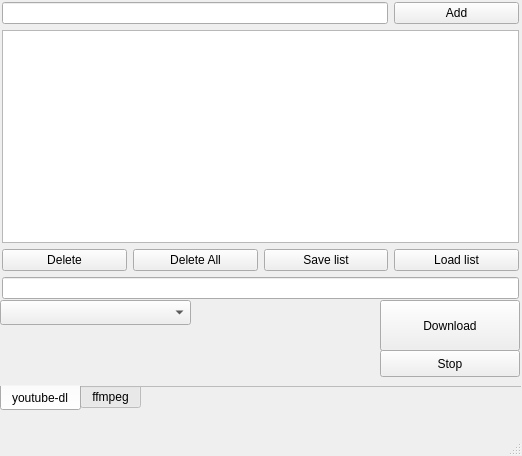
<?xml version="1.0" encoding="UTF-8"?>
<ui version="4.0">
 <class>mainUI</class>
 <widget class="QMainWindow" name="mainUI">
  <property name="geometry">
   <rect>
    <x>0</x>
    <y>0</y>
    <width>522</width>
    <height>456</height>
   </rect>
  </property>
  <property name="windowTitle">
   <string>tubeqt</string>
  </property>
  <widget class="QWidget" name="widgetCentral">
   <property name="autoFillBackground">
    <bool>true</bool>
   </property>
   <widget class="QWidget" name="gridLayoutWidget">
    <property name="geometry">
     <rect>
      <x>0</x>
      <y>0</y>
      <width>521</width>
      <height>411</height>
     </rect>
    </property>
    <layout class="QGridLayout" name="layoutMain">
     <item row="2" column="0">
      <widget class="QTabWidget" name="widgetTab">
       <property name="tabPosition">
        <enum>QTabWidget::South</enum>
       </property>
       <property name="currentIndex">
        <number>0</number>
       </property>
       <property name="documentMode">
        <bool>true</bool>
       </property>
       <widget class="QWidget" name="tubeTab">
        <property name="autoFillBackground">
         <bool>true</bool>
        </property>
        <attribute name="title">
         <string>youtube-dl</string>
        </attribute>
        <widget class="QWidget" name="gridLayoutWidget_2">
         <property name="geometry">
          <rect>
           <x>0</x>
           <y>0</y>
           <width>521</width>
           <height>301</height>
          </rect>
         </property>
         <layout class="QGridLayout" name="tubeLayout">
          <property name="leftMargin">
           <number>2</number>
          </property>
          <property name="topMargin">
           <number>2</number>
          </property>
          <property name="rightMargin">
           <number>2</number>
          </property>
          <property name="bottomMargin">
           <number>2</number>
          </property>
          <item row="2" column="2">
           <widget class="QPushButton" name="buttonSaveList">
            <property name="text">
             <string>Save list</string>
            </property>
           </widget>
          </item>
          <item row="0" column="3">
           <widget class="QPushButton" name="buttonAdd">
            <property name="text">
             <string>Add</string>
            </property>
           </widget>
          </item>
          <item row="2" column="1">
           <widget class="QPushButton" name="buttonDeleteAll">
            <property name="text">
             <string>Delete All</string>
            </property>
           </widget>
          </item>
          <item row="2" column="0">
           <widget class="QPushButton" name="buttonDelete">
            <property name="text">
             <string>Delete</string>
            </property>
           </widget>
          </item>
          <item row="2" column="3">
           <widget class="QPushButton" name="buttonLoadList">
            <property name="text">
             <string>Load list</string>
            </property>
           </widget>
          </item>
          <item row="1" column="0" colspan="4">
           <widget class="QListWidget" name="listURL"/>
          </item>
          <item row="4" column="0" colspan="4">
           <widget class="QLineEdit" name="linePreset"/>
          </item>
          <item row="0" column="0" colspan="3">
           <widget class="QLineEdit" name="lineURL"/>
          </item>
         </layout>
        </widget>
        <widget class="QComboBox" name="comboPreset">
         <property name="geometry">
          <rect>
           <x>0</x>
           <y>300</y>
           <width>191</width>
           <height>25</height>
          </rect>
         </property>
        </widget>
        <widget class="QPushButton" name="buttonDownload">
         <property name="geometry">
          <rect>
           <x>380</x>
           <y>300</y>
           <width>140</width>
           <height>51</height>
          </rect>
         </property>
         <property name="text">
          <string>Download</string>
         </property>
        </widget>
        <widget class="QPushButton" name="buttonStop">
         <property name="geometry">
          <rect>
           <x>380</x>
           <y>350</y>
           <width>140</width>
           <height>27</height>
          </rect>
         </property>
         <property name="text">
          <string>Stop</string>
         </property>
        </widget>
       </widget>
       <widget class="QWidget" name="ffmpegTab">
        <property name="autoFillBackground">
         <bool>true</bool>
        </property>
        <attribute name="title">
         <string>ffmpeg</string>
        </attribute>
        <widget class="QWidget" name="gridLayoutWidget_3">
         <property name="geometry">
          <rect>
           <x>90</x>
           <y>30</y>
           <width>401</width>
           <height>51</height>
          </rect>
         </property>
         <layout class="QGridLayout" name="ffmpegLayout">
          <item row="0" column="0">
           <widget class="QLabel" name="ffmpegLabel">
            <property name="text">
             <string>TextLabel</string>
            </property>
           </widget>
          </item>
         </layout>
        </widget>
       </widget>
      </widget>
     </item>
    </layout>
   </widget>
  </widget>
  <widget class="QMenuBar" name="menubar">
   <property name="geometry">
    <rect>
     <x>0</x>
     <y>0</y>
     <width>522</width>
     <height>23</height>
    </rect>
   </property>
  </widget>
  <widget class="QStatusBar" name="statusbar"/>
 </widget>
 <resources/>
 <connections/>
</ui>
